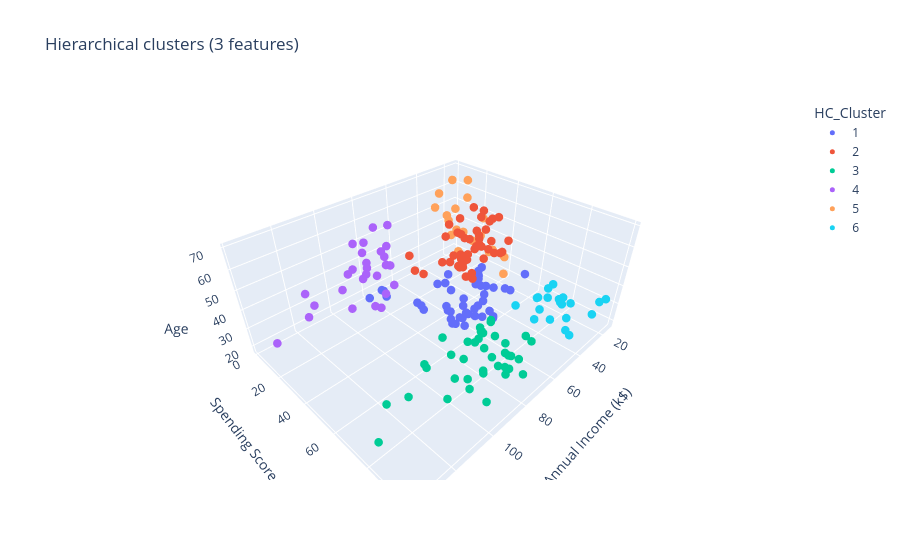

The notebook cell saved with this chart:
### Markdown cell above
## Visualising the clusters for Age, Annual Income and Spending Score (Hierarchical Model)

### Code cell
fig = px.scatter_3d(results, x=INCOME, y=SCORE, z=AGE, color="HC_Cluster", hover_data=["Gender"],
                    title="Hierarchical clusters (3 features)", **order)
fig.update_traces(marker_size=5)
fig.show()

### Figure 1 — Plotly figure (JSON) as saved in the notebook; plotly's stock layout.template omitted (floating-point values rounded to 4 significant figures)
{"data": [{"customdata": [["Male"], ["Female"], ["Female"], ["Female"], ["Female"], ["Male"], ["Female"], ["Female"], ["Male"], ["Male"], ["Female"], ["Male"], ["Female"], ["Male"], ["Female"], ["Male"], ["Female"], ["Male"], ["Female"], ["Female"], ["Female"], ["Male"], ["Female"], ["Female"], ["Male"], ["Female"], ["Male"], ["Female"], ["Male"], ["Female"], ["Female"], ["Female"], ["Male"], ["Female"], ["Female"], ["Male"], ["Female"], ["Female"], ["Female"], ["Female"], ["Male"], ["Male"], ["Female"], ["Male"], ["Male"]], "hovertemplate": "HC_Cluster=1<br>Annual Income (k$)=%{x}<br>Spending Score (1-100)=%{y}<br>Age=%{z}<br>Gender=%{customdata[0]}<extra></extra>", "legendgroup": "1", "marker": {"color": "#636efa", "size": 5, "symbol": "circle"}, "mode": "markers", "name": "1", "scene": "scene", "showlegend": true, "type": "scatter3d", "x": [28, 39, 40, 40, 40, 42, 43, 46, 46, 48, 48, 48, 48, 54, 54, 54, 54, 54, 54, 57, 58, 59, 60, 60, 60, 60, 61, 62, 62, 62, 63, 64, 64, 65, 65, 67, 67, 69, 70, 72, 73, 74, 76, 77, 81], "y": [61, 61, 47, 42, 42, 60, 54, 51, 55, 59, 50, 59, 47, 54, 53, 48, 52, 55, 57, 55, 60, 41, 40, 42, 52, 50, 49, 41, 55, 42, 54, 42, 46, 48, 50, 56, 40, 58, 29, 34, 5, 10, 40, 12, 5], "z": [35, 31, 27, 29, 31, 33, 31, 27, 19, 18, 43, 19, 32, 26, 45, 40, 23, 38, 21, 22, 34, 18, 40, 32, 24, 27, 20, 23, 26, 21, 19, 38, 19, 18, 19, 27, 38, 40, 23, 25, 20, 19, 28, 25, 19]}, {"customdata": [["Female"], ["Female"], ["Female"], ["Male"], ["Female"], ["Male"], ["Female"], ["Male"], ["Male"], ["Male"], ["Female"], ["Female"], ["Male"], ["Female"], ["Male"], ["Female"], ["Female"], ["Female"], ["Male"], ["Female"], ["Male"], ["Male"], ["Female"], ["Male"], ["Female"], ["Female"], ["Female"], ["Male"], ["Female"], ["Male"], ["Female"], ["Male"], ["Male"], ["Female"], ["Male"], ["Male"], ["Male"], ["Male"], ["Female"], ["Female"], ["Female"], ["Female"], ["Male"], ["Male"], ["Female"]], "hovertemplate": "HC_Cluster=2<br>Annual Income (k$)=%{x}<br>Spending Score (1-100)=%{y}<br>Age=%{z}<br>Gender=%{customdata[0]}<extra></extra>", "legendgroup": "2", "marker": {"color": "#EF553B", "size": 5, "symbol": "circle"}, "mode": "markers", "name": "2", "scene": "scene", "showlegend": true, "type": "scatter3d", "x": [38, 40, 42, 43, 43, 43, 44, 44, 46, 46, 47, 47, 48, 48, 49, 49, 50, 50, 54, 54, 54, 54, 54, 54, 57, 58, 59, 60, 60, 61, 62, 62, 62, 63, 63, 63, 63, 63, 65, 65, 67, 67, 71, 77, 79], "y": [35, 55, 52, 60, 45, 41, 50, 46, 46, 56, 52, 59, 51, 48, 55, 42, 49, 56, 47, 42, 51, 41, 44, 46, 58, 46, 55, 49, 47, 42, 48, 59, 56, 50, 46, 43, 48, 52, 43, 59, 43, 57, 35, 36, 35], "z": [65, 50, 49, 59, 50, 47, 51, 69, 53, 70, 67, 54, 63, 68, 70, 47, 60, 60, 59, 49, 57, 67, 46, 48, 55, 50, 68, 48, 47, 48, 49, 67, 49, 66, 54, 68, 66, 65, 63, 49, 51, 50, 43, 48, 56]}, {"customdata": [["Male"], ["Female"], ["Male"], ["Male"], ["Male"], ["Female"], ["Female"], ["Male"], ["Female"], ["Male"], ["Female"], ["Male"], ["Female"], ["Male"], ["Male"], ["Female"], ["Female"], ["Female"], ["Female"], ["Female"], ["Female"], ["Female"], ["Female"], ["Male"], ["Male"], ["Male"], ["Female"], ["Male"], ["Male"], ["Female"], ["Female"], ["Male"], ["Male"], ["Female"], ["Female"], ["Female"], ["Female"], ["Male"], ["Male"]], "hovertemplate": "HC_Cluster=3<br>Annual Income (k$)=%{x}<br>Spending Score (1-100)=%{y}<br>Age=%{z}<br>Gender=%{customdata[0]}<extra></extra>", "legendgroup": "3", "marker": {"color": "#00cc96", "size": 5, "symbol": "circle"}, "mode": "markers", "name": "3", "scene": "scene", "showlegend": true, "type": "scatter3d", "x": [69, 70, 71, 71, 71, 72, 73, 73, 74, 75, 76, 77, 77, 78, 78, 78, 78, 78, 78, 79, 81, 85, 86, 87, 87, 87, 88, 88, 93, 97, 98, 99, 101, 103, 103, 113, 120, 126, 137], "y": [91, 77, 95, 75, 75, 71, 88, 73, 72, 93, 87, 97, 74, 90, 88, 76, 89, 78, 73, 83, 93, 75, 95, 63, 75, 92, 86, 69, 90, 86, 88, 97, 68, 85, 69, 91, 79, 74, 83], "z": [39, 31, 40, 38, 39, 31, 29, 32, 35, 32, 32, 28, 32, 34, 39, 38, 27, 30, 30, 29, 31, 36, 33, 32, 28, 36, 30, 27, 35, 32, 29, 30, 28, 36, 32, 38, 35, 32, 30]}, {"customdata": [["Male"], ["Male"], ["Female"], ["Female"], ["Female"], ["Male"], ["Female"], ["Female"], ["Male"], ["Male"], ["Male"], ["Male"], ["Female"], ["Male"], ["Male"], ["Female"], ["Male"], ["Male"], ["Female"], ["Male"], ["Female"], ["Female"], ["Female"], ["Female"], ["Male"], ["Female"], ["Female"], ["Male"]], "hovertemplate": "HC_Cluster=4<br>Annual Income (k$)=%{x}<br>Spending Score (1-100)=%{y}<br>Age=%{z}<br>Gender=%{customdata[0]}<extra></extra>", "legendgroup": "4", "marker": {"color": "#ab63fa", "size": 5, "symbol": "circle"}, "mode": "markers", "name": "4", "scene": "scene", "showlegend": true, "type": "scatter3d", "x": [71, 71, 73, 75, 78, 78, 78, 78, 78, 78, 85, 86, 87, 87, 87, 88, 88, 93, 97, 98, 99, 101, 103, 103, 113, 120, 126, 137], "y": [11, 9, 7, 5, 22, 17, 20, 16, 1, 1, 26, 20, 27, 13, 10, 13, 15, 14, 32, 15, 39, 24, 17, 23, 8, 16, 28, 18], "z": [59, 47, 44, 57, 34, 43, 44, 47, 37, 34, 50, 42, 36, 40, 36, 52, 58, 59, 37, 46, 41, 54, 41, 34, 33, 47, 45, 32]}, {"customdata": [["Male"], ["Female"], ["Female"], ["Female"], ["Male"], ["Male"], ["Female"], ["Male"], ["Female"], ["Male"], ["Male"], ["Female"], ["Female"], ["Female"], ["Female"], ["Male"], ["Male"], ["Female"], ["Female"], ["Female"], ["Male"], ["Female"]], "hovertemplate": "HC_Cluster=5<br>Annual Income (k$)=%{x}<br>Spending Score (1-100)=%{y}<br>Age=%{z}<br>Gender=%{customdata[0]}<extra></extra>", "legendgroup": "5", "marker": {"color": "#FFA15A", "size": 5, "symbol": "circle"}, "mode": "markers", "name": "5", "scene": "scene", "showlegend": true, "type": "scatter3d", "x": [15, 16, 17, 18, 19, 19, 20, 20, 21, 23, 24, 25, 28, 28, 29, 30, 33, 33, 34, 37, 39, 39], "y": [39, 6, 40, 6, 3, 14, 15, 13, 35, 29, 35, 5, 14, 32, 31, 4, 4, 14, 17, 26, 36, 28], "z": [19, 20, 31, 35, 64, 67, 58, 37, 35, 52, 35, 46, 54, 45, 40, 60, 53, 49, 42, 36, 48, 49]}, {"customdata": [["Male"], ["Female"], ["Female"], ["Female"], ["Female"], ["Female"], ["Female"], ["Male"], ["Male"], ["Female"], ["Male"], ["Male"], ["Male"], ["Female"], ["Female"], ["Male"], ["Female"], ["Female"], ["Female"], ["Male"], ["Female"]], "hovertemplate": "HC_Cluster=6<br>Annual Income (k$)=%{x}<br>Spending Score (1-100)=%{y}<br>Age=%{z}<br>Gender=%{customdata[0]}<extra></extra>", "legendgroup": "6", "marker": {"color": "#19d3f3", "size": 5, "symbol": "circle"}, "mode": "markers", "name": "6", "scene": "scene", "showlegend": true, "type": "scatter3d", "x": [15, 16, 17, 18, 19, 19, 20, 20, 21, 23, 24, 25, 28, 29, 30, 33, 33, 34, 37, 38, 39], "y": [81, 77, 76, 94, 72, 99, 77, 79, 66, 98, 73, 73, 82, 87, 73, 92, 81, 73, 75, 92, 65], "z": [21, 23, 22, 23, 30, 35, 24, 22, 20, 35, 25, 31, 29, 23, 21, 18, 21, 30, 20, 24, 24]}], "layout": {"legend": {"title": {"text": "HC_Cluster"}, "tracegroupgap": 0}, "scene": {"domain": {"x": [0, 1], "y": [0, 1]}, "xaxis": {"title": {"text": "Annual Income (k$)"}}, "yaxis": {"title": {"text": "Spending Score (1-100)"}}, "zaxis": {"title": {"text": "Age"}}}, "title": {"text": "Hierarchical clusters (3 features)"}}}
